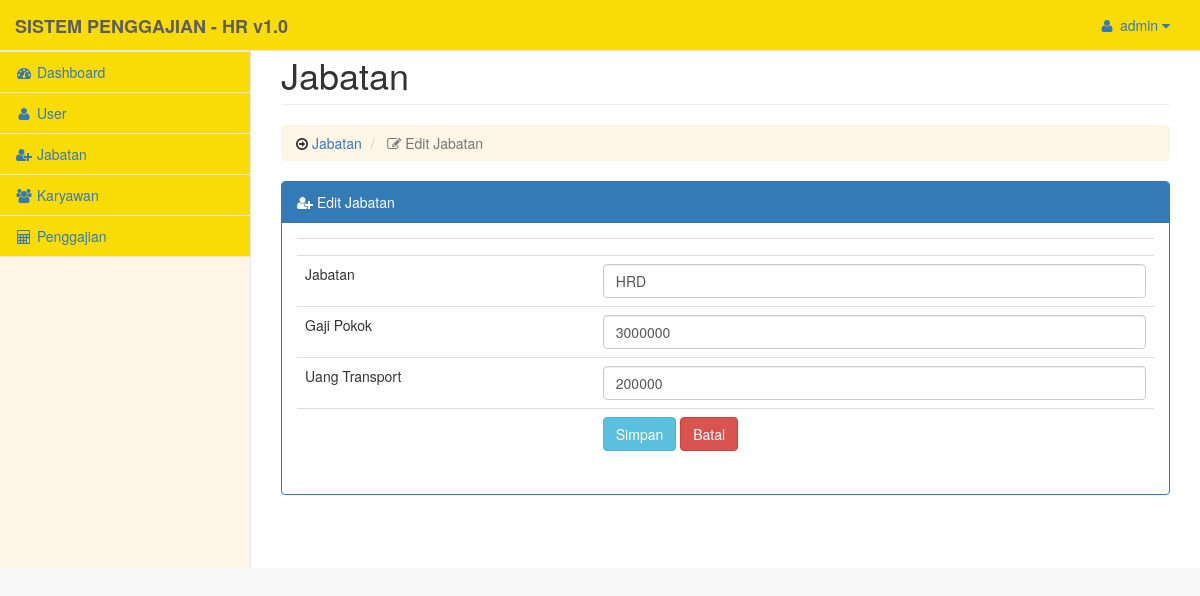
Screenshot of /jabatan/edit.php?id_jabatan=2 (signed in) with the database file from the repository.
### tables this page shows
CREATE TABLE IF NOT EXISTS `user` (
  `id_user` int(5) NOT NULL AUTO_INCREMENT,
  `username` varchar(25) NOT NULL,
  `password` varchar(50) NOT NULL,
  PRIMARY KEY (`id_user`)
);

CREATE TABLE IF NOT EXISTS `jabatan` (
  `id_jabatan` int(5) NOT NULL AUTO_INCREMENT,
  `nama_jabatan` varchar(50) NOT NULL,
  `gaji_pokok` int(10) NOT NULL,
  `uang_transport` int(10) NOT NULL,
  PRIMARY KEY (`id_jabatan`)
);

### pengguna.php (called while the page is built)
<?php
$admin 			= $_SESSION['username'];
$data_us		= mysql_query("SELECT * FROM user  WHERE username  ='$admin'");
$nama 			= mysql_fetch_object($data_us);
?>

### jabatan/edit.php (the view, shortened to what this page needs)
<?php
$root = '../';
include "../pengguna.php";
?>
<!DOCTYPE html>
<html lang="en">
<head>
    <link href="../assets/vendor/bootstrap/css/bootstrap.min.css" rel="stylesheet">
    <link href="../assets/vendor/metisMenu/metisMenu.min.css" rel="stylesheet">
    <link href="../assets/dist/css/sb-admin-2.css" rel="stylesheet">
    <link href="../assets/vendor/morrisjs/morris.css" rel="stylesheet">
    <link href="../assets/vendor/font-awesome/css/font-awesome.min.css" rel="stylesheet" type="text/css">
</head>
<body>
    <div id="wrapper">
        <?php
			include '../sidebar.php' ;
		?>
        <div id="page-wrapper">
            <div class="row">
                <div class="col-lg-12">
                    <h1 class="page-header">Jabatan</h1>
					<ol class="breadcrumb">
                            <li>
                                <i class="fa fa-arrow-circle-o-right"></i><a href="index.php"> Jabatan </a>
                            </li>
							<li class="active">
                                <i class="fa fa-edit"></i> Edit Jabatan
                            </li>
                    </ol>
                </div>
            </div>
            <div class="row">
				<div class="col-md-12">
					<?php
						$id_jabatan = mysql_real_escape_string($_GET['id_jabatan']);
						$det = mysql_query("select * from jabatan where id_jabatan='$id_jabatan'")or die(mysql_error());
						while($d = mysql_fetch_array($det)){
					?>
					<div class="panel panel-primary">
                        <div class="panel-heading"><i class="fa fa-user-plus"></i>   Edit Jabatan
						</div>
                        <div class="panel-body">
							<form action="update.php" method="post">
								<table class="table">
									<tr>
										<td></td>
										<td><input type="hidden" name="id_jabatan" value="<?php echo $d['id_jabatan'] ?>"></td>
									</tr>
									<tr>
										<td>Jabatan</td>
										<td><input type="text" class="form-control" name="nama_jabatan" value="<?php echo $d['nama_jabatan'] ?>"></td>
									</tr>
									<tr>
										<td>Gaji Pokok</td>
										<td><input type="text" class="form-control" name="gaji_pokok" value="<?php echo $d['gaji_pokok'] ?>"></td>
									</tr>
									<tr>
										<td>Uang Transport</td>
										<td><input type="text" class="form-control" name="uang_transport" value="<?php echo $d['uang_transport'] ?>"></td>
									</tr>
									<tr>
										<td></td>
										<td>
										<input type="submit" class="btn btn-info" value="Simpan">
										<a href="index.php" class="btn btn-danger">Batal</a>
										</td>
									</tr>
								</table>
							</form>
							<?php
								}
							?>
                        </div>
                    </div>
				</div>
            </div>
            </div>
    </div>
</body>
</html>

### sidebar.php (shortened to what this page needs)
<?php
include 'pengguna.php';
?>
<nav class="navbar navbar-default navbar-fixed-top" role="navigation" style="margin-bottom: 0">
    <div class="navbar-header">
        <a class="navbar-brand" href="<?php echo $root; ?>dashboard/index.php"><b>SISTEM PENGGAJIAN - HR v1.0</b></a>
    </div>
    <ul class="nav navbar-top-links navbar-right">
        <li class="dropdown">
            <?php
            if ($_SESSION['username']) : ?>
                <a class="dropdown-toggle" data-toggle="dropdown" href="#">
                    <i class="fa fa-user fa-fw"></i> <?php echo $nama->username ?> <i class="fa fa-caret-down"></i>
                </a>
            <?php endif; ?>
        </li>
    </ul>
    <div class="navbar-default sidebar" role="navigation">
        <div class="sidebar-nav navbar-collapse">
            <ul class="nav" id="side-menu">
                <li>
                </li>
                <li>
                    <a href="<?php echo $root; ?>dashboard/index.php"><i class="fa fa-dashboard fa-fw"></i> Dashboard</a>
                </li>
                <li>
                    <a href="<?php echo $root; ?>user/index.php"><i class="fa fa-user fa-fw"></i> User</a>
                </li>
                <li>
                    <a href="<?php echo $root; ?>jabatan/index.php"><i class="fa fa-user-plus fa-fw"></i> Jabatan</a>
                </li>
                <li>
                    <a href="<?php echo $root; ?>karyawan/index.php"><i class="fa fa-users fa-fw"></i> Karyawan</a>
                </li>
                <li>
                    <a href="<?php echo $root; ?>penggajian/index.php"><i class="fa fa-calculator fa-fw"></i> Penggajian</a>
                </li>
            </ul>
        </div>
    </div>
</nav>

### rows the page displays
user: username "admin"
jabatan: nama_jabatan "HRD", gaji_pokok "3000000", uang_transport "200000"
